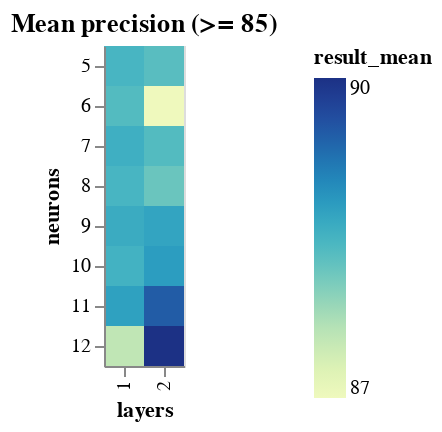

Notebook cell for this chart:
### Code cell
range_neurons_result_df = neurons_result_df[
    neurons_result_df.result_mean >= DETAILED_VIEW_TRESHOLD
]

binified_neurons_heatmap(
    f"Mean precision (>= {DETAILED_VIEW_TRESHOLD})", range_neurons_result_df
)

### Figure 1 — Vega-Lite specification as saved in the notebook (floating-point values rounded to 4 significant figures)
{"config": {"view": {"continuousWidth": 400, "continuousHeight": 300}}, "hconcat": [{"mark": "rect", "encoding": {"color": {"type": "quantitative", "field": "result_mean"}, "tooltip": [{"type": "quantitative", "field": "result_mean"}, {"type": "quantitative", "field": "result_std"}, {"type": "quantitative", "field": "neurons"}, {"type": "quantitative", "field": "layers"}], "x": {"type": "ordinal", "field": "layers"}, "y": {"type": "ordinal", "field": "neurons"}}, "selection": {"selector002": {"type": "interval", "bind": "scales", "encodings": ["x", "y"]}}, "title": "Mean precision (>= 85)"}], "data": {"name": "data-c7452f856847eb19fb97eeb0938880cb"}, "$schema": "https://vega.github.io/schema/vega-lite/v4.8.1.json", "datasets": {"data-c7452f856847eb19fb97eeb0938880cb": [{"neurons": 12, "layers": 2, "epochs": 60, "learning_rate": 0.0216, "momentum": 0.0503, "result_mean": 90.38, "result_std": 1.659}, {"neurons": 11, "layers": 2, "epochs": 60, "learning_rate": 0.0216, "momentum": 0.0503, "result_mean": 89.85, "result_std": 1.274}, {"neurons": 10, "layers": 2, "epochs": 60, "learning_rate": 0.0216, "momentum": 0.0503, "result_mean": 89.17, "result_std": 1.841}, {"neurons": 11, "layers": 1, "epochs": 60, "learning_rate": 0.0216, "momentum": 0.0503, "result_mean": 89.12, "result_std": 1.476}, {"neurons": 9, "layers": 2, "epochs": 60, "learning_rate": 0.0216, "momentum": 0.0503, "result_mean": 89.07, "result_std": 1.287}, {"neurons": 9, "layers": 1, "epochs": 60, "learning_rate": 0.0216, "momentum": 0.0503, "result_mean": 88.98, "result_std": 1.518}, {"neurons": 7, "layers": 1, "epochs": 60, "learning_rate": 0.0216, "momentum": 0.0503, "result_mean": 88.93, "result_std": 1.586}, {"neurons": 10, "layers": 1, "epochs": 60, "learning_rate": 0.0216, "momentum": 0.0503, "result_mean": 88.88, "result_std": 1.234}, {"neurons": 5, "layers": 1, "epochs": 60, "learning_rate": 0.0216, "momentum": 0.0503, "result_mean": 88.83, "result_std": 1.73}, {"neurons": 8, "layers": 1, "epochs": 60, "learning_rate": 0.0216, "momentum": 0.0503, "result_mean": 88.83, "result_std": 1.231}, {"neurons": 6, "layers": 1, "epochs": 60, "learning_rate": 0.0216, "momentum": 0.0503, "result_mean": 88.73, "result_std": 1.7}, {"neurons": 7, "layers": 2, "epochs": 60, "learning_rate": 0.0216, "momentum": 0.0503, "result_mean": 88.73, "result_std": 1.594}, {"neurons": 5, "layers": 2, "epochs": 60, "learning_rate": 0.0216, "momentum": 0.0503, "result_mean": 88.68, "result_std": 1.126}, {"neurons": 8, "layers": 2, "epochs": 60, "learning_rate": 0.0216, "momentum": 0.0503, "result_mean": 88.54, "result_std": 1.461}, {"neurons": 12, "layers": 1, "epochs": 60, "learning_rate": 0.0216, "momentum": 0.0503, "result_mean": 87.91, "result_std": 1.843}, {"neurons": 6, "layers": 2, "epochs": 60, "learning_rate": 0.0216, "momentum": 0.0503, "result_mean": 87.32, "result_std": 1.255}]}}
